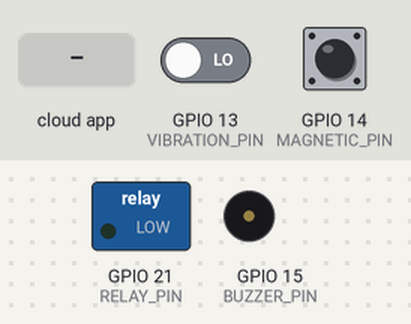
This sketch was run on a simulated ESP32. Shown: switched loads named in the sketch (green lamp = pin HIGH), buzzer (waves = sounding, pin HIGH). The test bench sets the inputs (shaded band); at power-on: GPIO 13 (VIBRATION_PIN) LOW, GPIO 14 (MAGNETIC_PIN) HIGH. WiFi joins after 1.5 s; servers stay silent unless stated; the Firebase database answers and starts empty; what the sketch prints to the serial monitor is not drawn.

Above: at 3.3 s.
3.4 s: the phone or cloud app sets status to unlocked
At 3.91 s:
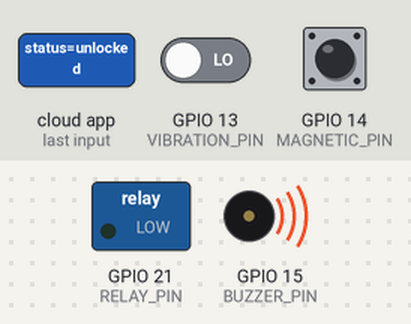
11.4 s: the phone or cloud app sets status to master_key
At 12.7 s:
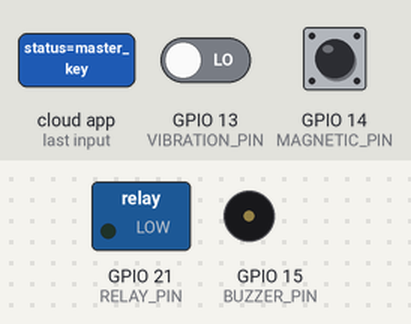
13.0 s: the phone or cloud app sets status to locked
At 13.16 s:
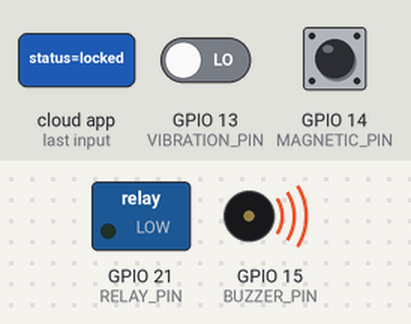
Timing chart, 0 to 15.5 s (numbered marks = the images above; inputs shaded):
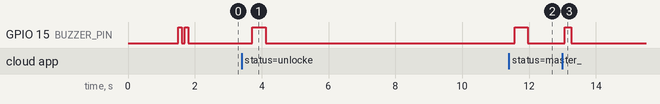

The sketch:

secure_nest_esp32.ino
```cpp
#include <WiFi.h>
#include <FirebaseESP32.h>
#include "secrets.h"

// --- PIN DEFINITIONS ---
#define RELAY_PIN     21  // Your verified relay pin
#define VIBRATION_PIN 13  // Tamper sensor
#define MAGNETIC_PIN  14  // Door sensor
#define BUZZER_PIN    15  // Alert buzzer

// --- GLOBAL STATE ---
FirebaseData firebaseData;
FirebaseAuth auth;
FirebaseConfig config;

bool isSystemUnlocked = false;
bool pendingAutoLock = false;
bool isTampering = false;
String lastStatus = "";
unsigned long unlockTime = 0;
bool doorWasOpened = false;
bool prevDoorState = false;

// --- CORE FUNCTIONS ---

// Optimized Relay Triggering (Floating-Logic for 5V Relay Compatibility)
void setLockState(bool isUnlocked) {
  isSystemUnlocked = isUnlocked;

  if (isUnlocked) {
    // To turn ON: Pull to GND
    pinMode(RELAY_PIN, OUTPUT);
    digitalWrite(RELAY_PIN, LOW);
    Serial.println(">>> [HARDWARE] GATE OPENED (Relay ON) - GND Pulled");
  } else {
    // To turn OFF: Let it float (High Impedance)
    // This allows the relay's internal 5V to take over and properly turn OFF
    pinMode(RELAY_PIN, INPUT);
    Serial.println(">>> [HARDWARE] GATE SECURED (Relay OFF) - Floating");
  }
}

void triggerBuzzer(int duration, int count) {
  for(int i=0; i<count; i++) {
    digitalWrite(BUZZER_PIN, HIGH);
    delay(duration);
    digitalWrite(BUZZER_PIN, LOW);
    if (i < count - 1) delay(100);
  }
}

void setup() {
  Serial.begin(115200);
  pinMode(BUZZER_PIN, OUTPUT);
  pinMode(VIBRATION_PIN, INPUT_PULLDOWN); // Prevents false alarms if sensor is floating/disconnected
  pinMode(MAGNETIC_PIN, INPUT_PULLUP);

  // Initial state: SECURED
  setLockState(false);

  Serial.print("📡 Connecting to WiFi...");
  WiFi.begin(WIFI_SSID, WIFI_PASSWORD);
  while (WiFi.status() != WL_CONNECTED) {
    delay(500);
    Serial.print(".");
  }
  Serial.println("\n✅ WiFi Connected: " + WiFi.localIP().toString());

  // Firebase Config
  config.host = FIREBASE_HOST;
  config.signer.tokens.legacy_token = FIREBASE_AUTH;
  Firebase.begin(&config, &auth);
  Firebase.reconnectWiFi(true);

  // Boot Notification
  triggerBuzzer(100, 2);
  Firebase.setString(firebaseData, "/status/system", "Online");

  FirebaseJson bootAlert;
  bootAlert.set("title", "Secure Nest System Active");
  bootAlert.set("type", "system_status");
  bootAlert.set("timestamp", "ESP32_" + String(millis()));
  Firebase.pushJSON(firebaseData, "/alerts", bootAlert);

  Serial.println("🛡️ SECURE NEST [HARDWARE CORE] IS ACTIVE");
}

void loop() {
  // 1. HEARTBEAT & SENSOR SYNC (Every 2 seconds)
  static unsigned long lastHeartbeat = 0;
  bool isDoorOpen = (digitalRead(MAGNETIC_PIN) == HIGH);

  if (millis() - lastHeartbeat > 2000) {
    lastHeartbeat = millis();

    // Attempt Heartbeat Sync with Error Handling
    if (Firebase.setInt(firebaseData, "/status/heartbeat", millis())) {
        Firebase.setString(firebaseData, "/status/door", isDoorOpen ? "open" : "closed");
        Firebase.setString(firebaseData, "/status/system", "Online");
        Serial.println("----------------------------------------");
        Serial.println("[FIREBASE] ✅ Heartbeat Sent");
        Serial.print("[SENSOR] Door: "); Serial.println(isDoorOpen ? "OPEN" : "CLOSED");
        Serial.print("[SYSTEM] Lock: "); Serial.println(isSystemUnlocked ? "UNLOCKED" : "SECURED");
        Serial.println("----------------------------------------");
    } else {
        Serial.print("[FIREBASE] ❌ Heartbeat Failed: ");
        Serial.println(firebaseData.errorReason());
    }
  }

  // 2. FIREBASE COMMAND POLLING (Every 500ms)
  static unsigned long lastPoll = 0;
  if (millis() - lastPoll > 500) {
    lastPoll = millis();
    if (Firebase.getString(firebaseData, "/locks/front_door/status")) {
      String status = firebaseData.stringData();
      status.replace("\"", "");
      status.trim();

      if (status != lastStatus) {
        lastStatus = status;
        Serial.print(">>> [FIREBASE] New Command: "); Serial.println(status);

        if (status == "unlocked" || status == "master_key") {
          setLockState(true);
          unlockTime = millis();
          pendingAutoLock = true;
          doorWasOpened = false;
          triggerBuzzer(400, 1);
        } else if (status == "locked") {
          setLockState(false);
          pendingAutoLock = false;
          triggerBuzzer(200, 1);
        } else if (status == "clear_alert") {
          isTampering = false;
          digitalWrite(BUZZER_PIN, LOW);
          Serial.println(">>> [SECURITY] Tamper Alert Cleared.");
          Firebase.setString(firebaseData, "/locks/front_door/status", "locked");
        }
      }
    } else if (firebaseData.errorReason() != "") {
        // Log polling errors if they occur
        Serial.print("[FIREBASE] ❌ Polling Error: ");
        Serial.println(firebaseData.errorReason());
    }
  }

  // 3. SMART GATE LOGIC (5-Second Auto-Lock)
  if (isSystemUnlocked && pendingAutoLock) {
    if (isDoorOpen) {
      doorWasOpened = true;
      unlockTime = millis();
    } else {
      unsigned long elapsed = millis() - unlockTime;
      if (elapsed >= 5000) {
        Serial.println(">>> [LOGIC] Timeout reached. SECURING GATE.");
        setLockState(false);
        pendingAutoLock = false;
        doorWasOpened = false;
        lastStatus = "locked";
        Firebase.setString(firebaseData, "/locks/front_door/status", "locked");
        triggerBuzzer(100, 1);
      }
    }
  }

  // 4. TAMPER DETECTION (Smart Pulse Counter)
  static unsigned long tamperWindowStart = 0;
  static int tamperPulseCount = 0;
  const int TAMPER_THRESHOLD = 5; // Require 5 pulses within window to trigger (Increase to make less sensitive)
  const unsigned long TAMPER_WINDOW = 1000; // 1 second window

  // Reset the pulse counter every second
  if (millis() - tamperWindowStart > TAMPER_WINDOW) {
    tamperPulseCount = 0;
    tamperWindowStart = millis();
  }

  // Detect the edge of a vibration
  static bool lastVibrationState = LOW;
  bool currentVibrationState = digitalRead(VIBRATION_PIN);

  if (currentVibrationState == HIGH && lastVibrationState == LOW) {
    tamperPulseCount++;
    Serial.print(">>> [SECURITY] Minor vibration detected. Pulse intensity: ");
    Serial.println(tamperPulseCount);
  }
  lastVibrationState = currentVibrationState;

  static unsigned long tamperStartTime = 0;

  // Only trigger the massive alarm if it crosses the threshold limit
  if (tamperPulseCount >= TAMPER_THRESHOLD && !isTampering) {
      isTampering = true;
      tamperStartTime = millis(); // Start the 5-second buzzer timer
      Serial.println("🚨 [CRITICAL] HEAVY TAMPER DETECTED! Alarm Activated (5s Timer).");
      FirebaseJson tamperAlert;
      tamperAlert.set("title", "CRITICAL: Gate Tampering Detected!");
      tamperAlert.set("type", "vibration_alert");
      tamperAlert.set("timestamp", "ESP32_" + String(millis()));
      Firebase.pushJSON(firebaseData, "/alerts", tamperAlert);
  }

  // Handle the active alarm buzzing
  if (isTampering) {
    if (millis() - tamperStartTime >= 5000) {
      // Auto-mute after 5 seconds
      isTampering = false;
      digitalWrite(BUZZER_PIN, LOW); // Force buzzer OFF
      Serial.println(">>> [SECURITY] Tamper Alarm Auto-Muted after 5 seconds.");
    } else {
      // Pulse the buzzer while active
      static unsigned long lastBeep = 0;
      if (millis() - lastBeep > 300) {
        lastBeep = millis();
        digitalWrite(BUZZER_PIN, !digitalRead(BUZZER_PIN));
      }
    }
  }
}
```

secrets.h
```cpp
/*
 * Secure Nest - Secrets Configuration
 * LITE VERSION (Stable legacy auth)
 */

#define WIFI_SSID "realme 10 Pro 5G"
#define WIFI_PASSWORD "HANUMANJI"

#define FIREBASE_HOST "nest-61a74-default-rtdb.asia-southeast1.firebasedatabase.app"
#define FIREBASE_AUTH "DgrXt3tvphekQtGkYgY7T9g1AMZlWlNFdWmDEl2Z"
```

Measured:
- after the input at 3.4 s, GPIO 15 (BUZZER_PIN): LOW → HIGH after 0.32 s, → LOW 0.40 s later
- after the input at 11.4 s, GPIO 15 (BUZZER_PIN): LOW → HIGH after 0.17 s, → LOW 0.40 s later
- after the input at 13.0 s, GPIO 15 (BUZZER_PIN): LOW → HIGH after 0.07 s, → LOW 0.20 s later
